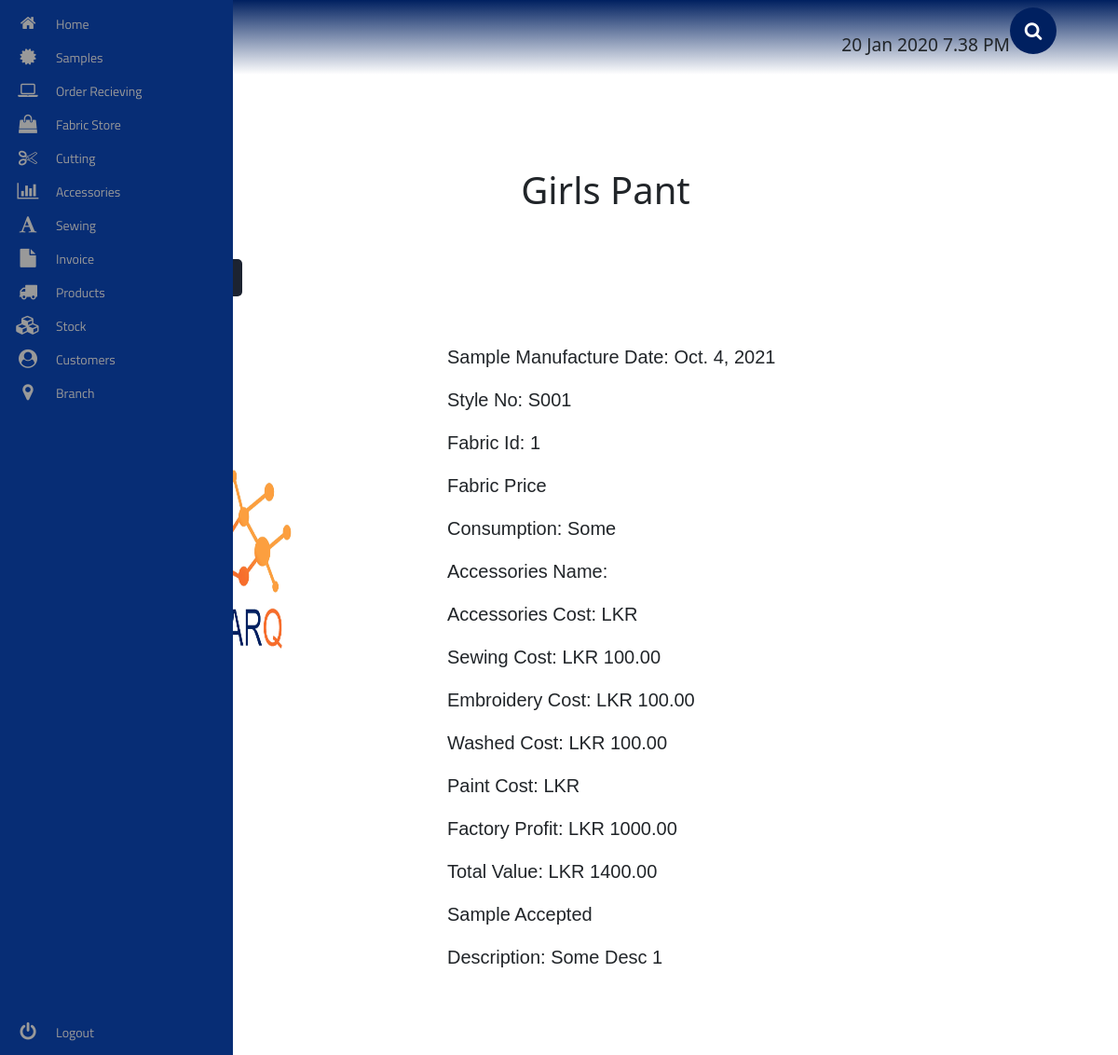
Page /sample/girls-pant/1/ on the committed database.
### sample/models.py (models this page shows, shortened)
class GirlsPant(models.Model):
    img = models.ImageField(upload_to='products/girls/girls-pant/img/')
    sample_manufactured_date = models.DateField()
    style_no = models.CharField(max_length=1000)
    fabric = models.ForeignKey(OrderOut, on_delete=models.SET_NULL, null=True, blank=True)
    consumption = models.CharField(max_length=1000)
    accessories = models.ForeignKey(AccSentOut, on_delete=models.SET_NULL, null=True, blank=True)
    sewing_cost = models.DecimalField(decimal_places=2, max_digits=100000)
    embroidery_cost = models.DecimalField(decimal_places=2, max_digits=100000)
    washed_cost = models.DecimalField(decimal_places=2, max_digits=100000)
    paint_cost = models.DecimalField(decimal_places=2, max_digits=100000)
    factory_profit = models.DecimalField(decimal_places=2, max_digits=100000)
    total_value = models.DecimalField(decimal_places=2, max_digits=100000)
    accepted = models.BooleanField(default=True)
    description = models.CharField(max_length=1000)

### sample/views.py (the view)
# urls.py: path('girls-pant/<int:id>/', girls_pant_view, name="girls_pant_view"),
def girls_pant_view(request, id):
    template = 'girls/pant/girls_pant.html'
    try:
        obj = GirlsPant.objects.get(id=id)
    except GirlsPant.DoesNotExist:
        raise Http404
    if request.method == 'POST':
        form = GirlsPantForm(data=request.POST, instance=obj)
        if form.is_valid():
            form.save()
    else:
        form = GirlsPantForm(instance=obj)
    context = {
        'object': obj,
        'form': form,
    }
    return render(request, template, context)

### sample/templates/girls/pant/girls_pant.html (shortened to what this page needs)
<!DOCTYPE html>
<html lang="en">
{% extends 'base.html' %}
{% load static %}
{% load crispy_forms_tags %}
    {% block extra_css %}
        <link rel="stylesheet" href="{% static 'sample/css/girls/pant/girls_pant.css' %}">
    {% endblock %}
    {% block content %}
        <div class="girls__pant__container">
            <h1> Girls Pant </h1>
            <div class="girls__pant__btn">
                <button>
                    <a href="{% url 'sample:girls_pant_print_view' object.id %}" target="_blank"> Print  </a>
                </button>
                <button onclick="FormDisplay()" id="edit-btn"> Edit </button>
            </div>
            <div class="girls__pant__wrapper">
                <img src="{{ object.img.url }}" alt="img" class="girls__pant__img">
                <div class="girls__pant__details">
                    <p> Sample Manufacture Date: {{ object.sample_manufactured_date }} </p>
                    <p> Style No: {{ object.style_no }} </p>
                    <p> Fabric Id: {{ object.fabric_id }} </p>
                    <p> Fabric Price {{ object.fabric_price }} </p>
                    <p> Consumption: {{ object.consumption }} </p>
                    <p> Accessories Name: {{ object.acc_name }} </p>
                    <p> Accessories Cost: LKR {{ object.acc_cost }} </p>
                    <p> Sewing Cost: LKR {{ object.sewing_cost }} </p>
                    <p> Embroidery Cost: LKR {{ object.embroidery_cost}} </p>
                    <p> Washed Cost: LKR {{ object.washed_cost }} </p>
                    <p> Paint Cost: LKR {{ object.pain_cost}} </p>
                    <p> Factory Profit: LKR {{ object.factory_profit }} </p>
                    <p> Total Value: LKR {{ object.total_value }} </p>
                    <p> {% if object.accepted == True %}
                        Sample Accepted
                        {% else %}
                        Sample Rejected
                        {% endif %}
                    </p>
                    <p> Description: {{ object.description }} </p>
                </div>
            </div>
        </div>
    {% endblock %}

### sample/static/sample/css/girls/pant/girls_pant.css (style rules this page uses)
.girls__pant__container { margin: 100px 0 50px 100px; display: flex; flex-direction: column; justify-content: center; }
.girls__pant__container h1 { text-align: center; margin-bottom: 50px; }
.girls__pant__wrapper { display: flex; float: left; }
.girls__pant__img { width: 30%; height: 450px; }
.girls__pant__details { margin-left: 50px; width: 70%; }
.girls__pant__details p { font-size: 20px; font-family: Helvetica; }
.girls__pant__btn { display: flex; float: right; margin-bottom: 50px; }
.girls__pant__btn button { outline: none; border: none; height: 40px; width: 60px; background: #1C2331; border-radius: 5px; color: #fff; margin-left: 20px; }
.girls__pant__btn a { text-decoration: none; color: #fff; }

### rows in the picture
GirlsPant: img (picture), sample_manufactured_date "Oct. 4, 2021", style_no "S001", fabric_id "1", consumption "Some", sewing_cost "100.00", embroidery_cost "100.00", washed_cost "100.00", factory_profit "1000.00", total_value "1400.00", description "Some Desc 1"
